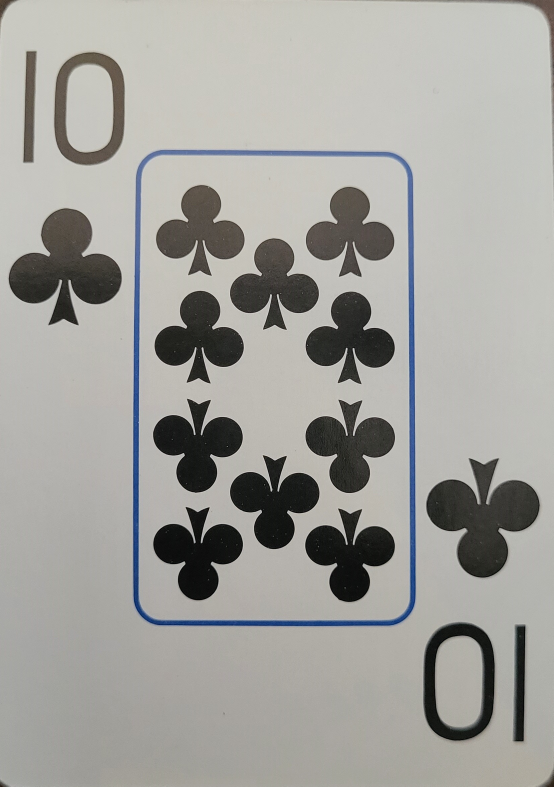
#> input picture ARCard/my_templates- original/10_of_clubs.jpg, 1661 x 2359 px, given in place of the camera (shown at 1/3 size)
$ python templateBuilder.py
#> lines starting #> are read from the running program, lines starting #| are printed output that depends on the picture
import cv2
import os

def card_template_builder():
    # Initialize the laptop's camera
    cap = cv2.VideoCapture(0)

    # List of suits and ranks in the order you specified
    suits = ['diamonds', 'hearts', 'clubs', 'spades']
    ranks = ['ace', '2', '3', '4', '5', '6', '7', '8', '9', '10', 'jack', 'queen', 'king']

    # Create a list to keep track of the detected cards
    detected_cards = []

    # Create the output directory if it doesn't exist
    output_folder = 'my_templates'
    if not os.path.exists(output_folder):
        os.makedirs(output_folder)

    try:
        while True:
            # Capture frame-by-frame
            ret, frame = cap.read()
#> frame is the input picture: shape (2359, 1661, 3); mean B, G, R 157, 161.4, 162.2

            if not ret:
                print("Failed to grab frame")
                break

            # Convert the frame to grayscale
            gray_frame = cv2.cvtColor(frame, cv2.COLOR_BGR2GRAY)

           # Use adaptive thresholding to handle different lighting conditions across the card
            adaptive_thresh = cv2.adaptiveThreshold(gray_frame, 255, cv2.ADAPTIVE_THRESH_GAUSSIAN_C,
                                                    cv2.THRESH_BINARY_INV, 11, 2)
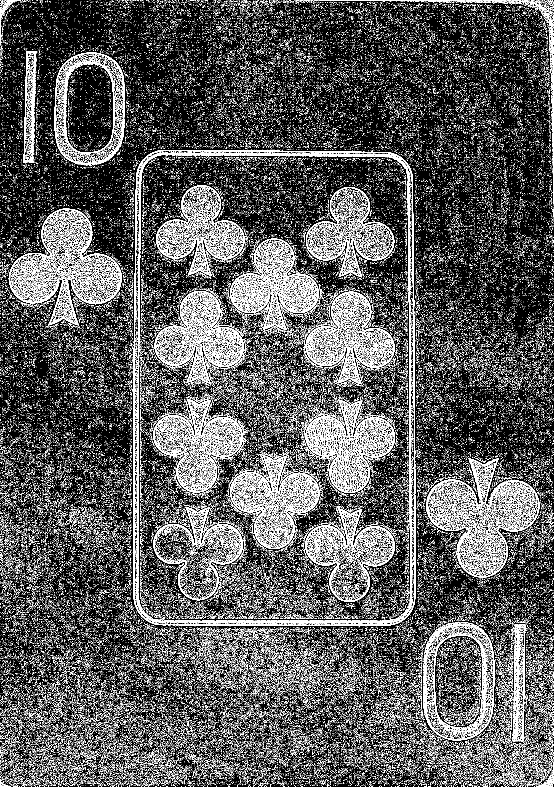
#> adaptive_thresh: shape (2359, 1661) (shown at 1/3 size); 15.4% white in thin lines or dots

            # Find contours on the adaptive threshold image
            contours, _ = cv2.findContours(adaptive_thresh, cv2.RETR_EXTERNAL, cv2.CHAIN_APPROX_SIMPLE)
#> contours = 84081 contours

            for contour in contours:
                # Approximate the contour to a polygon
                perimeter = cv2.arcLength(contour, True)
                approx = cv2.approxPolyDP(contour, 0.01 * perimeter, True)

                # Check for rectangular shape (which a card would likely have)
                if len(approx) == 4:
                    # Check if the area of the rectangle is large enough to be a card
                    area = cv2.contourArea(contour)
                    if area > 5000:  # Adjust this threshold based on the actual size
                        # Extract and save the card
                        x, y, w, h = cv2.boundingRect(contour)

                        # Make sure we extract only within the frame bounds
                        if x >= 0 and y >= 0 and (x+w) <= frame.shape[1] and (y+h) <= frame.shape[0]:
                            card_image = frame[y:y+h, x:x+w]

                            # Generate the filename based on the current count of detected cards
                            suit = suits[len(detected_cards) // 13]
                            rank = ranks[len(detected_cards) % 13]
                            filename = f'{rank}_of_{suit}.jpg'
                            filepath = os.path.join(output_folder, filename)
                            cv2.imwrite(filepath, card_image)

                            # Add the card to the list of detected cards
                            detected_cards.append((rank, suit))

                            print(f"Detected and saved {filename}")
                            prompt = input("Press ENTER to continue or 'q' to quit: ")
                            if prompt == 'q':
                                return

                            # Check if we have detected all cards
                            if len(detected_cards) == 52:
                                print("All cards have been detected and saved.")
                                return  # Exit the function after saving all cards
#> this loop made 84081 passes
#> (perimeter, approx) on passes 1 to 3: (0, [[1649, 2358]]), (0, [[1604, 2358]]), (0, [[1576, 2358]])
#> after the loop, detected_cards = [('ace', 'diamonds')]

            # Display the resulting frame
            cv2.imshow('frame', frame)

            # Break the loop with the 'q' key
            if cv2.waitKey(1) & 0xFF == ord('q'):
#> (key q is pressed here)
                break
    finally:
        # When everything done, release the capture
        cap.release()
        cv2.destroyAllWindows()

# Call the function to start building card templates
card_template_builder()

$ run again, on ARCard/my_templates- original/2_of_clubs.jpg
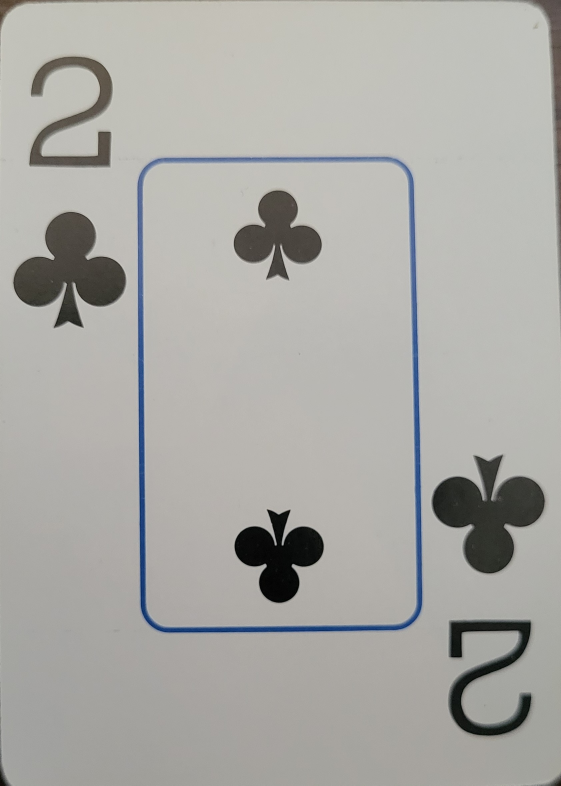
#> input picture ARCard/my_templates- original/2_of_clubs.jpg, 1683 x 2356 px, given in place of the camera (shown at 1/3 size)
#> in card_template_builder, frame is the input picture: shape (2356, 1683, 3); mean B, G, R 165.6, 169.7, 170.5
#> in card_template_builder, `adaptive_thresh = cv2.adaptiveThreshold(gray_frame, 255, cv2.ADAPTIVE_..`:
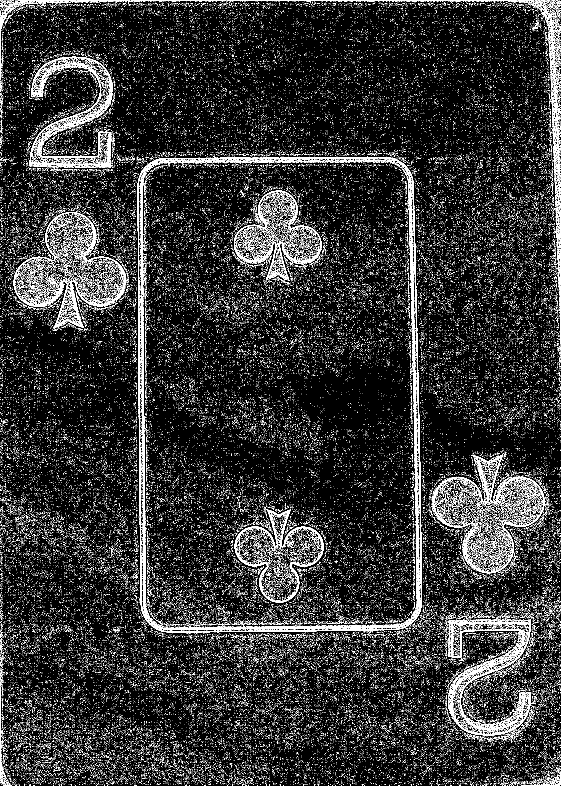
#> adaptive_thresh: shape (2356, 1683) (shown at 1/3 size); 8.6% white in thin lines or dots
#> contours = 63772 contours
#> the loop in card_template_builder, `for contour in contours:` made 63772 passes
#> (perimeter, approx) on passes 1 to 3: (0, [[1663, 2355]]), (4, [[1649, 2355], [1651, 2355]]), (6, [[1563, 2355], [1566, 2355]])
#> after the loop in card_template_builder, `for contour in contours:`: detected_cards = []

$ run again, on ARCard/my_templates- original/3_of_clubs.jpg
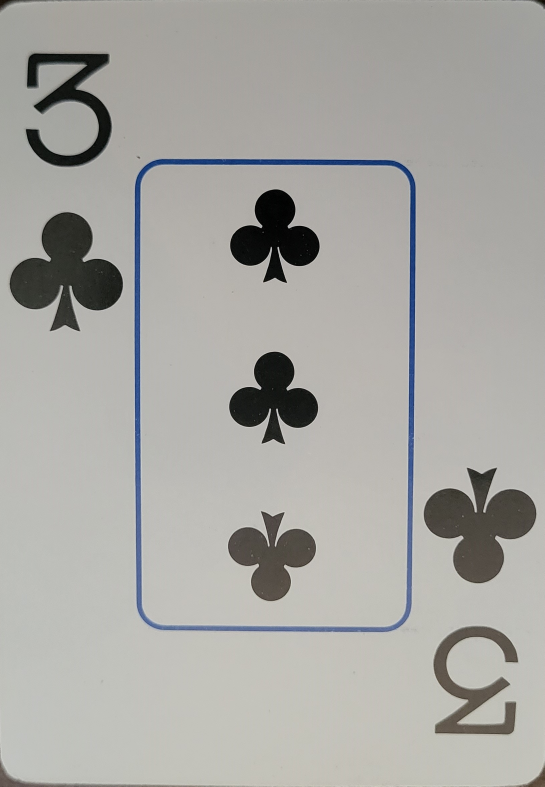
#> input picture ARCard/my_templates- original/3_of_clubs.jpg, 1633 x 2359 px, given in place of the camera (shown at 1/3 size)
#> in card_template_builder, frame is the input picture: shape (2359, 1633, 3); mean B, G, R 163.5, 167.7, 168.5
#> in card_template_builder, `adaptive_thresh = cv2.adaptiveThreshold(gray_frame, 255, cv2.ADAPTIVE_..`:
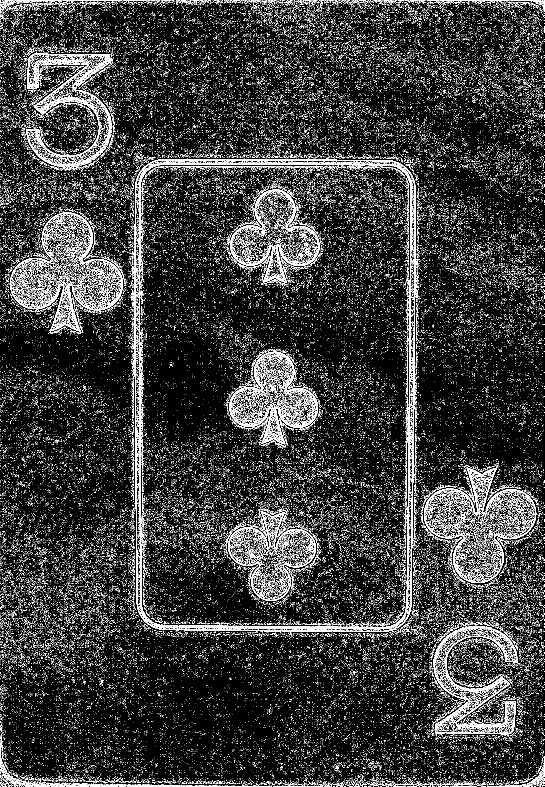
#> adaptive_thresh: shape (2359, 1633) (shown at 1/3 size); 9.7% white in thin lines or dots
#> contours = 65711 contours
#> the loop in card_template_builder, `for contour in contours:` made 65711 passes
#> (perimeter, approx) on passes 1 to 3: (2, [[1604, 2358], [1605, 2358]]), (4, [[1594, 2358], [1596, 2358]]), (12, [[1461, 2358], [1467, 2358]])
#> after the loop in card_template_builder, `for contour in contours:`: detected_cards = []

$ run again, on ARCard/my_templates- original/4_of_clubs.jpg
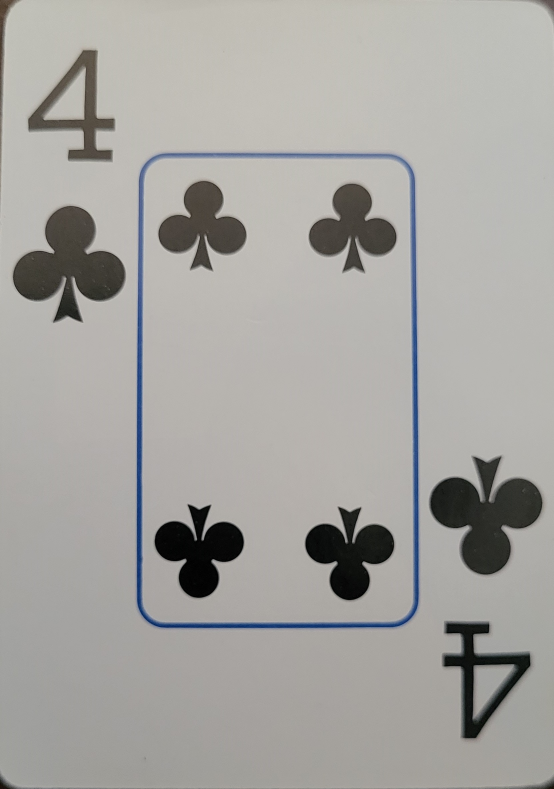
#> input picture ARCard/my_templates- original/4_of_clubs.jpg, 1661 x 2367 px, given in place of the camera (shown at 1/3 size)
#> in card_template_builder, frame is the input picture: shape (2367, 1661, 3); mean B, G, R 160.4, 164, 165.5
#> in card_template_builder, `adaptive_thresh = cv2.adaptiveThreshold(gray_frame, 255, cv2.ADAPTIVE_..`:
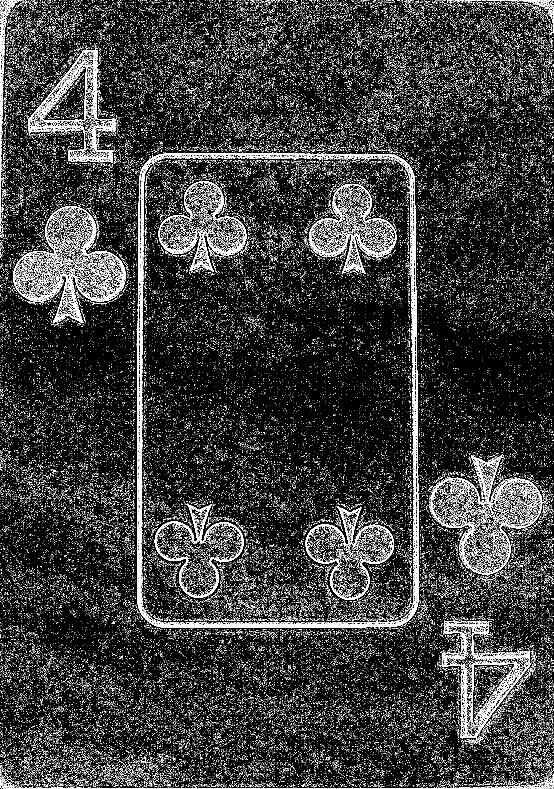
#> adaptive_thresh: shape (2367, 1661) (shown at 1/3 size); 9.6% white in thin lines or dots
#> contours = 69646 contours
#> the loop in card_template_builder, `for contour in contours:` made 69646 passes
#> perimeter on passes 5 to 7: 14.83, 18.83, 27.66
#> after the loop in card_template_builder, `for contour in contours:`: detected_cards = [('ace', 'diamonds')]
